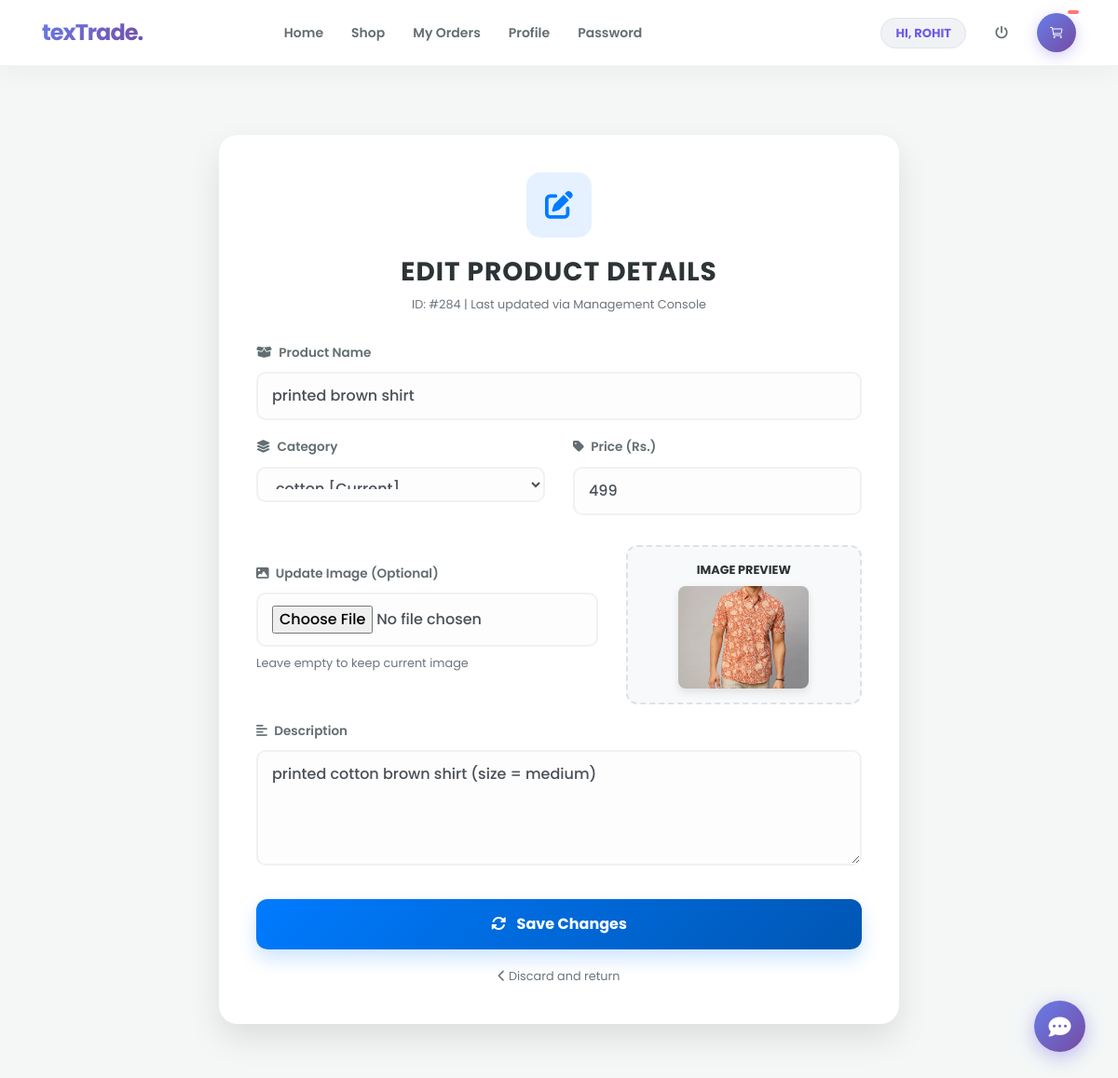
The page /edit_product/284 (signed in) on the database its author committed.
### textiles/models.py (models this page shows, shortened)
class Product(models.Model):
    id = models.AutoField(primary_key=True)
    category = models.ForeignKey(Category, on_delete=models.CASCADE, null=True)
    vendor = models.ForeignKey(Vendor, on_delete=models.CASCADE, null=True)
    image = models.FileField(upload_to='images/', null=True)
    name = models.CharField(max_length=30, null=True)
    price = models.IntegerField(null=True)
    desc = models.TextField(null=True)

class Category(models.Model):
    id = models.AutoField(primary_key=True)
    name = models.CharField(max_length=30, null=True)

### textiles/views.py (the view, shortened to what this page needs)
# urls.py: path('edit_product/<int:pid>',edit_product, name='edit_product'),
def edit_product(request,pid):
    if not request.user.is_authenticated:
        return redirect('login_admin')
    cat = Category.objects.all()
    product = Product.objects.get(id=pid)
    error=""
    d = {'cat': cat,'error':error,'product':product}
    return render(request, 'edit_product.html', d)

### textiles/templates/edit_product.html (shortened to what this page needs)
{% extends 'navigation.html' %}
{% block body %}
{% load static %}
<link rel="stylesheet" href="https://cdnjs.cloudflare.com/ajax/libs/font-awesome/6.4.2/css/all.min.css">
<div class="container admin-wrapper">
    <div class="row justify-content-center">
        <div class="col-lg-8">
            <div class="edit-card">
                <div class="edit-header">
                    <div class="edit-icon-box">
                        <i class="fas fa-edit"></i>
                    </div>
                    <h3 class="edit-title">Edit Product Details</h3>
                    <p class="text-muted small">ID: #{{ product.id }} | Last updated via Management Console</p>
                </div>
                <form method="post" action="" enctype="multipart/form-data">
                    <div class="form-group">
                        <label><i class="fas fa-box-open mr-1"></i> Product Name</label>
                        <input type="text" class="form-control form-control-edit" name="pname" value="{{ product.name }}" required>
                    </div>
                    <div class="row">
                        <div class="col-md-6 form-group">
                            <label><i class="fas fa-layer-group mr-1"></i> Category</label>
                            <select class="form-control form-control-edit" name="cat" required>
                                <option value="{{ product.category.name }}">{{ product.category.name }} [Current]</option>
                            </select>
                        </div>
                        <div class="col-md-6 form-group">
                            <label><i class="fas fa-tag mr-1"></i> Price (Rs.)</label>
                            <input type="number" class="form-control form-control-edit" name="price" value="{{ product.price }}" required>
                        </div>
                    </div>
                    <div class="row align-items-center mt-3">
                        <div class="col-md-7 form-group">
                            <label><i class="fas fa-image mr-1"></i> Update Image (Optional)</label>
                            <input type="file" class="form-control form-control-edit" name="img" onchange="previewImage(event)">
                            <small class="text-muted mt-2 d-block">Leave empty to keep current image</small>
                        </div>
                        <div class="col-md-5 text-center">
                            <div class="image-preview-container">
                                <label class="d-block small font-weight-bold text-uppercase mb-2">Image Preview</label>
                                <img src="{{ product.image.url }}" id="imagePreview" width="140px" height="110px">
                            </div>
                        </div>
                    </div>
                    <div class="form-group mt-3">
                        <label><i class="fas fa-align-left mr-1"></i> Description</label>
                        <textarea class="form-control form-control-edit" name="desc" rows="4" required>{{ product.desc }}</textarea>
                    </div>
                    <button type="submit" class="btn btn-update-prod">
                        <i class="fas fa-sync-alt mr-2"></i> Save Changes
                    </button>
                    <div class="text-center mt-3">
                        <a href="javascript:history.back()" class="text-muted small"><i class="fas fa-chevron-left"></i> Discard and return</a>
                    </div>
                </form>
            </div>
        </div>
    </div>
</div>
{% endblock %}

### textiles/templates/navigation.html (shortened to what this page needs)
<!DOCTYPE html>
<html lang="en">
<head>
    {% load static %}
    <link rel="stylesheet" href="https://maxcdn.bootstrapcdn.com/bootstrap/4.0.0/css/bootstrap.min.css">
    <link rel="stylesheet" href="https://cdnjs.cloudflare.com/ajax/libs/font-awesome/6.4.0/css/all.min.css">
</head>
<body>
<nav class="navbar navbar-expand-lg fixed-top">
    <div class="container">
        <a class="navbar-brand" href="{% url 'home' %}">texTrade.</a>
        <div class="collapse navbar-collapse" id="mainNavbar">
            <ul class="navbar-nav mx-auto">
                {% if request.user.is_superuser %}
                    <li class="nav-item"><a class="nav-link" href="{% url 'admin_home' %}">Dashboard</a></li>
                    <li class="nav-item"><a class="nav-link" href="{% url 'view_user' %}">Users</a></li>
                    <li class="nav-item"><a class="nav-link" href="{% url 'view_vendors' %}">Vendors</a></li>
                     <li class="nav-item"><a class="nav-link" href="{% url 'admin_viewBooking' %}">Orders</a></li>
                    <li class="nav-item dropdown">
                        <a class="nav-link dropdown-toggle" href="#" data-toggle="dropdown">Catalog</a>
                        <div class="dropdown-menu">
                            <a class="dropdown-item" href="{% url 'admin_view_product' %}">View Products</a>
                            <div class="dropdown-divider"></div>
                            <a class="dropdown-item" href="{% url 'add_categary' %}">Add Category</a>
                            <a class="dropdown-item" href="{% url 'view_categary' %}">View Categories</a>
                        </div>
                    </li>
                    <li class="nav-item"><a class="nav-link" href="{% url 'admin_profile' %}">Profile</a></li>
                {% elif request.user.is_staff and not request.user.is_superuser %}
                    <li class="nav-item"><a class="nav-link" href="{% url 'vendor_home' %}">Vendor Home</a></li>
                    <li class="nav-item"><a class="nav-link" href="{% url 'vendor_edit_profile' %}">Profile</a></li>
                    <li class="nav-item"><a class="nav-link" href="{% url 'vendor_change_password' %}">Security</a></li>
                {% elif request.user.username %}
                    <li class="nav-item"><a class="nav-link" href="{% url 'home' %}">Home</a></li>
                    <li class="nav-item"><a class="nav-link" href="{% url 'view_product' 0 %}">Shop</a></li>
                    <li class="nav-item"><a class="nav-link" href="{% url 'view_booking' %}">My Orders</a></li>
                    <li class="nav-item"><a class="nav-link" href="{% url 'profile' %}">Profile </a></li>
                    <li class="nav-item"><a class="nav-link" href="{% url 'change_password' %}">Password</a></li>
                {% else %}
                    <li class="nav-item"><a class="nav-link" href="{% url 'home' %}">Home</a></li>
                    <li class="nav-item"><a class="nav-link" href="{% url 'about' %}">About</a></li>
                    <li class="nav-item"><a class="nav-link" href="{% url 'contact' %}">Contact</a></li>
                {% endif %}
            </ul>
            <ul class="navbar-nav ml-auto align-items-center">
                {% if request.user.is_authenticated %}
                    <li class="nav-item mr-3">
                        <span class="welcome-badge">HI, {{ request.user.username }}</span>
                    </li>
                    <li class="nav-item">
                        <a class="nav-link text-danger" href="{% url 'logout' %}"><i class="fas fa-power-off"></i></a>
                    </li>
                {% else %}
                    <li class="nav-item"><a class="nav-link" href="{% url 'login' %}">User Login</a></li>
                    <li class="nav-item"><a class="nav-link" href="{% url 'login_admin' %}">Admin Login</a></li>
                    <li class="nav-item ml-lg-2"><a class="nav-link btn-vendor" href="{% url 'loginvender' %}">Vendor Login</a></li>
                {% endif %}
                {% if request.user.username and not request.user.is_staff %}
                    <li class="nav-item ml-lg-3">
                        <a href="{% url 'cart' %}" class="cart-circle">
                            <ion-icon name="cart-outline"></ion-icon>
                            <span class="cart-count">{{ num1 }}</span>
                        </a>
                    </li>
                {% endif %}
            </ul>
        </div>
    </div>
</nav>
{% block body %}
{% endblock %}
{% if request.user.is_authenticated  %}
<button class="chatbot-toggler" onclick="document.body.classList.toggle('show-chatbot')">
    <i class="fas fa-comment-dots"></i>
</button>
{% endif %}
</body>
</html>

### textiles/templates/navigation.html (style rules this page uses)
:root { --glass-bg: rgba(255, 255, 255, 0.95); --main-gradient: linear-gradient(135deg, #667eea 0%, #764ba2 100%); --text-dark: #2d3436; --accent-purple: #6c5ce7; }
body { font-family: 'Outfit', sans-serif; background-color: #ffffff; color: var(--text-dark); padding-top: 85px; }
.navbar { background: var(--glass-bg) !important; backdrop-filter: blur(10px); border-bottom: 1px solid rgba(0,0,0,0.05); box-shadow: 0 4px 30px rgba(0, 0, 0, 0.05); padding: 12px 0; }
.navbar-brand { font-weight: 700; font-size: 24px; background: var(--main-gradient); -webkit-background-clip: text; -webkit-text-fill-color: transparent; letter-spacing: -1px; }
.nav-link { color: #636e72 !important; font-weight: 600; font-size: 14px; margin: 0 3px; padding: 8px 12px !important; border-radius: 10px; transition: 0.2s; }
.welcome-badge { background: #f1f2f6; padding: 6px 15px; border-radius: 50px; font-size: 13px; font-weight: 700; color: var(--accent-purple); border: 1px solid #dfe6e9; text-transform: uppercase; }
.cart-circle { background: var(--main-gradient); color: white !important; width: 42px; height: 42px; display: flex; align-items: center; justify-content: center; border-radius: 50%; position: relative; box-shadow: 0 4px 15px rgba(108, 92, 231, 0.3); }
.cart-count { position: absolute; top: -5px; right: -5px; background: #ff7675; color: white; font-size: 10px; padding: 2px 6px; border-radius: 10px; border: 2px solid white; }
.chatbot-toggler { position: fixed; bottom: 30px; right: 35px; outline: none; border: none; height: 55px; width: 55px; display: flex; cursor: pointer; align-items: center; justify-content: center; border-radius: 50%; background: var(--main-gradient); transition: all 0.2s ease; box-shadow: 0 5px 20px rgba(108, 92, 231, 0.4); z-index: 1000; }
.chatbot-toggler i { color: #fff; position: absolute; font-size: 24px; }

### textiles/templates/edit_product.html (style rules this page uses)
body { background-color: #f4f7f6; font-family: 'Poppins', sans-serif; }
.admin-wrapper { margin-top: 60px; margin-bottom: 60px; }
.edit-card { background: #ffffff; border-radius: 20px; border: none; box-shadow: 0 15px 35px rgba(0,0,0,0.1); padding: 40px; transition: 0.3s; }
.edit-header { text-align: center; margin-bottom: 30px; }
.edit-icon-box { width: 70px; height: 70px; background: rgba(0, 123, 255, 0.1); color: #007bff; font-size: 30px; display: flex; align-items: center; justify-content: center; border-radius: 15px; margin: 0 auto 20px; }
.edit-title { font-weight: 700; color: #2d3436; text-transform: uppercase; letter-spacing: 1px; }
.form-group label { font-weight: 600; color: #636e72; font-size: 0.85rem; margin-bottom: 10px; }
.form-control-edit { border-radius: 10px; padding: 12px 15px; border: 2px solid #f1f1f1; transition: 0.3s; background-color: #fdfdfd; font-weight: 500; }
.image-preview-container { background: #f8f9fa; border: 2px dashed #dee2e6; border-radius: 12px; padding: 15px; text-align: center; }
#imagePreview { border-radius: 8px; object-fit: cover; box-shadow: 0 4px 10px rgba(0,0,0,0.1); }
.btn-update-prod { background: linear-gradient(135deg, #007bff, #0056b3); color: white; border: none; padding: 15px; border-radius: 12px; font-weight: 700; font-size: 1rem; width: 100%; margin-top: 20px; transition: 0.3s; box-shadow: 0 10px 20px rgba(0, 123, 255, 0.2); }
textarea.form-control-edit { min-height: 100px; }

### rows shown on the page
Product: id "284", pname "printed brown shirt", cat "cotton [Current]", price "499", image (picture), desc "printed cotton brown shirt (size = medium)"

### other values the page prints
{{ request.user.username }} "ROHIT"
